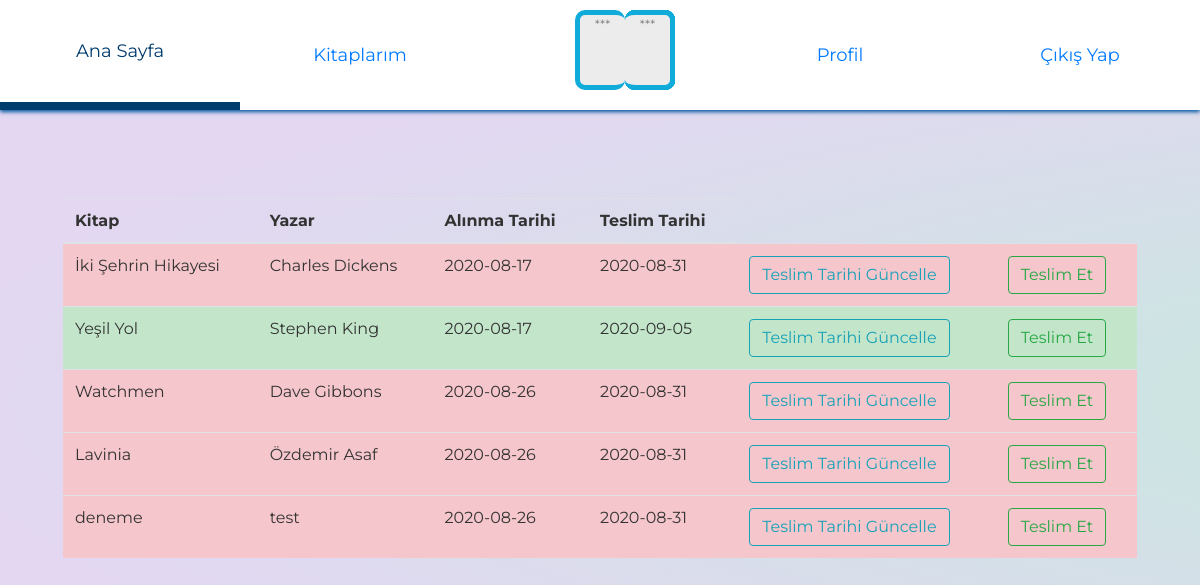
The app's page /user_book (signed in) with its own data.
### Models/borrow.py (models this page shows, shortened)
class Borrow(db.Model):
    __tablename__ = 'borrow'
    id = db.Column(db.Integer, primary_key=True)
    user_id = db.Column(db.Integer,db.ForeignKey('user.id'))
    book_id = db.Column(db.Integer,db.ForeignKey('book.id'))
    start_date = db.Column(db.DateTime,default=datetime.utcnow)
    end_date = db.Column(db.DateTime)

### Models/book.py (models this page shows, shortened)
class Book(db.Model):
    __tablename__ = 'book'
    id = db.Column(db.Integer, primary_key=True)
    title = db.Column(db.String(200))
    author = db.Column(db.String(200))
    type = db.Column(db.String(200),db.ForeignKey('type.id'))
    barcode = db.Column(db.Integer)
    status = db.Column(db.Boolean, default=True)

### Routes/routes.py (the view)
@routes.route("/user_book")
def user_book():
    orders = db.session.query(Borrow,Book).filter(Borrow.user_id == current_user.id).filter(Borrow.book_id== Book.id).all()
    print(orders)
    def convertdate(rdate):
        cdate=datetime.datetime.strptime(str(rdate).split(" ")[0], "%Y-%m-%d").date()
        return cdate
    time = datetime.datetime.now()
    return render_template("user_book.html",orders=orders,convertdate=convertdate,time=time)

### app.py (called while the page is built)
@login_manager.user_loader
def get(id):
    return User.query.get(id)

### templates/user_book.html (shortened to what this page needs)
<html>
<head>
    <link rel="stylesheet" href="https://maxcdn.bootstrapcdn.com/bootstrap/4.0.0/css/bootstrap.min.css">
    <link rel="stylesheet" type="text/css" href="../static/css/home.css" />
    <link rel="stylesheet" type="text/css" href="../static/css/search.css" />
</head>
<body>
    <div>
        <section class='header'>
            <header>
                <ul class='menu'>
                    <li class="anasayfa">
                        <a href='/home'>Ana Sayfa</a>
                    </li>
                    <li>
                        <a href='/user_book'>Kitaplarım</a>
                    </li>
                    <li>
                        <div class="logo">
                            <div class="paper">
                            </div>
                            <div class="paper">
                            </div>
                        </div>
                    </li>
                    <li>
                        <a href='/profile'>Profil</a>
                    </li>
                    <li class="logout">
                        <a href='/logout'>Çıkış Yap</a>
                    </li>
                </ul>
            </header>
        </section>
        <div style="margin-top: 150px;" class="container">
            <table class="table table-hover">
                <thead>
                    <tr>
                        <th scope="col">Kitap</th>
                        <th scope="col">Yazar</th>
                        <th scope="col">Alınma Tarihi</th>
                        <th scope="col">Teslim Tarihi</th>
                    </tr>
                </thead>
                <tbody>
                    {%for borrow,book in orders %}
                    {% if borrow.end_date < time %}
                    <tr class ="table-danger">
                        <td>{{book.title}}</td>
                        <td>{{book.author}}</td>
                        <td>{{convertdate(borrow.start_date)}}</td>
                        <td>{{convertdate(borrow.end_date)}}</td>
                        <td><a href="/postpone/{{borrow.id}}" class="btn btn-outline-info">Teslim Tarihi Güncelle</a></td>
                        <td><a href="/delivery_book/{{borrow.book_id}}" class="btn btn-outline-success">Teslim Et</a></td>
                    </tr>
                    {%else%}
                     <tr class ="table-success">
                        <td>{{book.title}}</td>
                        <td>{{book.author}}</td>
                        <td>{{convertdate(borrow.start_date)}}</td>
                        <td>{{convertdate(borrow.end_date)}}</td>
                        <td><a href="/postpone/{{borrow.id}}" class="btn btn-outline-info">Teslim Tarihi Güncelle</a></td>
                        <td><a href="/delivery_book/{{borrow.book_id}}" class="btn btn-outline-success">Teslim Et</a></td>
                    </tr>
                    {%endif%}
                    {% endfor %}
                </tbody>
            </table>
        </div>
    </div>
</body>
</html>

### static/css/home.css (style rules this page uses)
body { font-family: "Montserrat", Helvetica, sans-serif; background: radial-gradient( ellipse at center, rgba(194, 234, 219, 1) 0%, rgba(227, 215, 242, 1) 74%, rgba(227, 215, 242, 1) 74%); background-size: 300%; padding: 3em; color: #333; }
a { font-weight: 400; font-size: 18px; -webkit-transition: all 0.25s; transition: all 0.25s; }
ul { padding: 0; margin: 0; }
.header { position: fixed; top: 0; left: 0; right: 0; height: 110px; background: #fff; box-shadow: 0 2px 4px #0056a1; z-index: 2; }
.menu li { width: 20%; height: 110px; box-sizing: border-box; display: block; float: left; list-style: none; position: relative; display: table; border-bottom: 0px solid #007fed; -webkit-transition: all 0.25s; transition: all 0.25s; }
.menu li a { display: block; text-align: center; display: table-cell; vertical-align: middle; text-decoration: none; }
li .logo { position: relative; width: 40px; height: 70px; margin: 15px auto; perspective: 190px; transform-style: preserve-3d; -webkit-backface-visibility: visible; margin-left: 150px; }
.logo .paper { position: absolute; margin: auto; left: -9999px; right: -9999px; top: -9999px; bottom: -9999px; width: 50px; height: 80px; background: #ececec; border: 5px solid #10abd9; border-radius: 10px; border-left: 0; transform-origin: 0% 50%; text-align: center; color: gray; }
.logo .paper::after { content: "***"; font-size: 80%; }
.logo .paper:nth-child(2) { transform: rotateY(180deg); }
.logo .paper:nth-child(12) { animation: flip 2.5s infinite ease-in-out; animation-delay: 2.8861s; }

### static/css/search.css (style rules this page uses)
html, body { width: 100%; height: 100%; }
body { background: radial-gradient( ellipse at center, rgba(194, 234, 219, 1) 0%, rgba(227, 215, 242, 1) 74%, rgba(227, 215, 242, 1) 74%); background-size: 300%; font-family: "Montserrat", Helvetica, sans-serif; padding: 3em; color: #333; }

### records on screen
Borrow: title "İki Şehrin Hikayesi", author "Charles Dickens", start_date "2020-08-17", end_date "2020-08-31"
Borrow: title "Yeşil Yol", author "Stephen King", start_date "2020-08-17", end_date "2020-09-05"
Borrow: title "Watchmen", author "Dave Gibbons", start_date "2020-08-26", end_date "2020-08-31"
Borrow: title "Lavinia", author "Özdemir Asaf", start_date "2020-08-26", end_date "2020-08-31"
Borrow: title "deneme", author "test", start_date "2020-08-26", end_date "2020-08-31"
